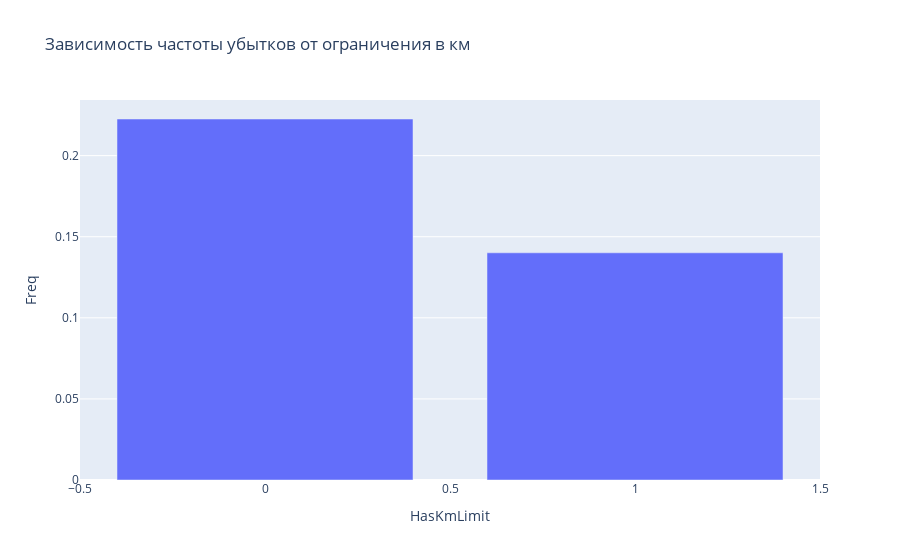

Write notebook code for a chart like this one.
### Code cell
fig = px.bar(df_group_kmlimit, x='HasKmLimit', y='Freq', title='Зависимость частоты убытков от ограничения в км')
fig.show()

### Figure 1 — Plotly figure (JSON) as saved in the notebook; plotly's stock layout.template omitted (floating-point values rounded to 4 significant figures)
{"data": [{"alignmentgroup": "True", "hoverlabel": {"namelength": 0}, "hovertemplate": "HasKmLimit=%{x}<br>Freq=%{y}", "legendgroup": "", "marker": {"color": "#636efa"}, "name": "", "offsetgroup": "", "orientation": "v", "showlegend": false, "textposition": "auto", "type": "bar", "x": [0, 1], "xaxis": "x", "y": [0.2226, 0.1401], "yaxis": "y"}], "layout": {"barmode": "relative", "legend": {"tracegroupgap": 0}, "title": {"text": "Зависимость частоты убытков от ограничения в км"}, "xaxis": {"anchor": "y", "domain": [0, 1], "title": {"text": "HasKmLimit"}}, "yaxis": {"anchor": "x", "domain": [0, 1], "title": {"text": "Freq"}}}}
